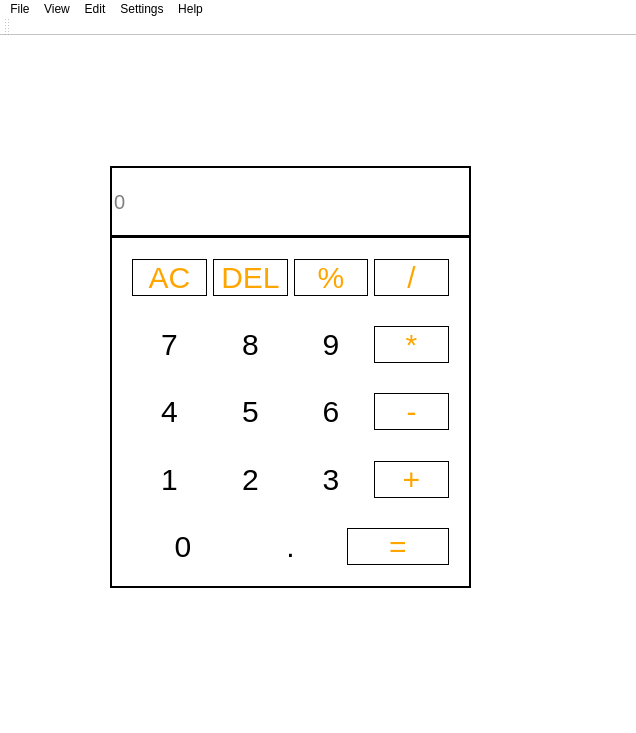
<?xml version="1.0" encoding="UTF-8"?>
<ui version="4.0">
 <class>CalculatorClass</class>
 <widget class="QMainWindow" name="CalculatorClass">
  <property name="geometry">
   <rect>
    <x>0</x>
    <y>0</y>
    <width>636</width>
    <height>733</height>
   </rect>
  </property>
  <property name="windowTitle">
   <string>Calculator</string>
  </property>
  <property name="styleSheet">
   <string notr="true">background-color: rgb(255, 255, 255);</string>
  </property>
  <widget class="QWidget" name="centralWidget">
   <widget class="QLineEdit" name="lineEdit">
    <property name="geometry">
     <rect>
      <x>110</x>
      <y>130</y>
      <width>361</width>
      <height>71</height>
     </rect>
    </property>
    <property name="styleSheet">
     <string notr="true">border:2px solid black;
font-size:20px;</string>
    </property>
    <property name="readOnly">
     <bool>false</bool>
    </property>
    <property name="placeholderText">
     <string>0</string>
    </property>
    <property name="clearButtonEnabled">
     <bool>false</bool>
    </property>
   </widget>
   <widget class="QWidget" name="widget_6" native="true">
    <property name="geometry">
     <rect>
      <x>110</x>
      <y>200</y>
      <width>361</width>
      <height>352</height>
     </rect>
    </property>
    <property name="styleSheet">
     <string notr="true">border:2px solid black;</string>
    </property>
    <layout class="QVBoxLayout" name="verticalLayout">
     <item>
      <widget class="QWidget" name="widget" native="true">
       <property name="cursor">
        <cursorShape>PointingHandCursor</cursorShape>
       </property>
       <property name="styleSheet">
        <string notr="true">border:none;</string>
       </property>
       <layout class="QHBoxLayout" name="horizontalLayout">
        <item>
         <widget class="QPushButton" name="ac_btn">
          <property name="styleSheet">
           <string notr="true">font-size:30px;
color:orange;
border:1px solid black;</string>
          </property>
          <property name="text">
           <string>AC</string>
          </property>
         </widget>
        </item>
        <item>
         <widget class="QPushButton" name="del_btn">
          <property name="styleSheet">
           <string notr="true">font-size:30px;
color:orange;
border:1px solid black;</string>
          </property>
          <property name="text">
           <string>DEL</string>
          </property>
         </widget>
        </item>
        <item>
         <widget class="QPushButton" name="btn_11">
          <property name="styleSheet">
           <string notr="true">font-size:30px;
color:orange;
border:1px solid black;</string>
          </property>
          <property name="text">
           <string>%</string>
          </property>
         </widget>
        </item>
        <item>
         <widget class="QPushButton" name="divbtn">
          <property name="styleSheet">
           <string notr="true">font-size:30px;
color:orange;
border:1px solid black;</string>
          </property>
          <property name="text">
           <string>/</string>
          </property>
         </widget>
        </item>
       </layout>
      </widget>
     </item>
     <item>
      <widget class="QWidget" name="number_widget" native="true">
       <property name="cursor">
        <cursorShape>PointingHandCursor</cursorShape>
       </property>
       <property name="styleSheet">
        <string notr="true">border:none;</string>
       </property>
       <layout class="QHBoxLayout" name="horizontalLayout_2">
        <item>
         <widget class="QPushButton" name="btn_7">
          <property name="styleSheet">
           <string notr="true">font-size:30px;</string>
          </property>
          <property name="text">
           <string>7</string>
          </property>
         </widget>
        </item>
        <item>
         <widget class="QPushButton" name="btn_8">
          <property name="styleSheet">
           <string notr="true">font-size:30px;</string>
          </property>
          <property name="text">
           <string>8</string>
          </property>
         </widget>
        </item>
        <item>
         <widget class="QPushButton" name="btn_9">
          <property name="styleSheet">
           <string notr="true">font-size:30px;</string>
          </property>
          <property name="text">
           <string>9</string>
          </property>
         </widget>
        </item>
        <item>
         <widget class="QPushButton" name="mulbtn">
          <property name="styleSheet">
           <string notr="true">font-size:30px;
color:orange;
border:1px solid black;</string>
          </property>
          <property name="text">
           <string>*</string>
          </property>
         </widget>
        </item>
       </layout>
      </widget>
     </item>
     <item>
      <widget class="QWidget" name="widget_3" native="true">
       <property name="cursor">
        <cursorShape>PointingHandCursor</cursorShape>
       </property>
       <property name="styleSheet">
        <string notr="true">border:none;</string>
       </property>
       <layout class="QHBoxLayout" name="horizontalLayout_3">
        <item>
         <widget class="QPushButton" name="btn_4">
          <property name="styleSheet">
           <string notr="true">font-size:30px;</string>
          </property>
          <property name="text">
           <string>4</string>
          </property>
         </widget>
        </item>
        <item>
         <widget class="QPushButton" name="btn_5">
          <property name="styleSheet">
           <string notr="true">font-size:30px;</string>
          </property>
          <property name="text">
           <string>5</string>
          </property>
         </widget>
        </item>
        <item>
         <widget class="QPushButton" name="btn_6">
          <property name="styleSheet">
           <string notr="true">font-size:30px;</string>
          </property>
          <property name="text">
           <string>6</string>
          </property>
         </widget>
        </item>
        <item>
         <widget class="QPushButton" name="subbtn">
          <property name="styleSheet">
           <string notr="true">font-size:30px;
color:orange;
border:1px solid black;</string>
          </property>
          <property name="text">
           <string>-</string>
          </property>
         </widget>
        </item>
       </layout>
      </widget>
     </item>
     <item>
      <widget class="QWidget" name="widget_4" native="true">
       <property name="cursor">
        <cursorShape>PointingHandCursor</cursorShape>
       </property>
       <property name="styleSheet">
        <string notr="true">border:none;</string>
       </property>
       <layout class="QHBoxLayout" name="horizontalLayout_4">
        <item>
         <widget class="QPushButton" name="btn_1">
          <property name="styleSheet">
           <string notr="true">font-size:30px;</string>
          </property>
          <property name="text">
           <string>1</string>
          </property>
         </widget>
        </item>
        <item>
         <widget class="QPushButton" name="btn_2">
          <property name="styleSheet">
           <string notr="true">font-size:30px;</string>
          </property>
          <property name="text">
           <string>2</string>
          </property>
         </widget>
        </item>
        <item>
         <widget class="QPushButton" name="btn_3">
          <property name="styleSheet">
           <string notr="true">font-size:30px;</string>
          </property>
          <property name="text">
           <string>3</string>
          </property>
         </widget>
        </item>
        <item>
         <widget class="QPushButton" name="addbtn">
          <property name="styleSheet">
           <string notr="true">font-size:30px;
color:orange;
border:1px solid black;</string>
          </property>
          <property name="text">
           <string>+</string>
          </property>
         </widget>
        </item>
       </layout>
      </widget>
     </item>
     <item>
      <widget class="QWidget" name="widget_5" native="true">
       <property name="cursor">
        <cursorShape>PointingHandCursor</cursorShape>
       </property>
       <property name="styleSheet">
        <string notr="true">border:none;</string>
       </property>
       <layout class="QHBoxLayout" name="horizontalLayout_5">
        <item>
         <widget class="QPushButton" name="btn_0">
          <property name="styleSheet">
           <string notr="true">font-size:30px;</string>
          </property>
          <property name="text">
           <string>0</string>
          </property>
         </widget>
        </item>
        <item>
         <widget class="QPushButton" name="dot_btn">
          <property name="styleSheet">
           <string notr="true">font-size:30px;</string>
          </property>
          <property name="text">
           <string>.</string>
          </property>
         </widget>
        </item>
        <item>
         <widget class="QPushButton" name="res_btn">
          <property name="styleSheet">
           <string notr="true">font-size:30px;
color:orange;
border:1px solid black;</string>
          </property>
          <property name="text">
           <string>=</string>
          </property>
         </widget>
        </item>
       </layout>
      </widget>
     </item>
    </layout>
   </widget>
  </widget>
  <widget class="QMenuBar" name="menuBar">
   <property name="geometry">
    <rect>
     <x>0</x>
     <y>0</y>
     <width>636</width>
     <height>21</height>
    </rect>
   </property>
   <widget class="QMenu" name="menuFile">
    <property name="title">
     <string>File</string>
    </property>
    <addaction name="actionNew"/>
    <addaction name="actionOpen"/>
    <addaction name="actionSave"/>
    <addaction name="actionSave_as"/>
   </widget>
   <widget class="QMenu" name="menuView">
    <property name="title">
     <string>View</string>
    </property>
   </widget>
   <widget class="QMenu" name="menuEdit">
    <property name="title">
     <string>Edit</string>
    </property>
   </widget>
   <widget class="QMenu" name="menuSettings">
    <property name="title">
     <string>Settings</string>
    </property>
   </widget>
   <widget class="QMenu" name="menuHelp">
    <property name="title">
     <string>Help</string>
    </property>
   </widget>
   <addaction name="menuFile"/>
   <addaction name="menuView"/>
   <addaction name="menuEdit"/>
   <addaction name="menuSettings"/>
   <addaction name="menuHelp"/>
  </widget>
  <widget class="QToolBar" name="mainToolBar">
   <attribute name="toolBarArea">
    <enum>TopToolBarArea</enum>
   </attribute>
   <attribute name="toolBarBreak">
    <bool>false</bool>
   </attribute>
  </widget>
  <widget class="QStatusBar" name="statusBar"/>
  <action name="actionNew">
   <property name="text">
    <string>New</string>
   </property>
  </action>
  <action name="actionOpen">
   <property name="text">
    <string>Open</string>
   </property>
  </action>
  <action name="actionSave">
   <property name="text">
    <string>Save</string>
   </property>
  </action>
  <action name="actionSave_as">
   <property name="text">
    <string>Save as</string>
   </property>
  </action>
 </widget>
 <layoutdefault spacing="6" margin="11"/>
 <resources>
  <include location="Calculator.qrc"/>
 </resources>
 <connections/>
</ui>
